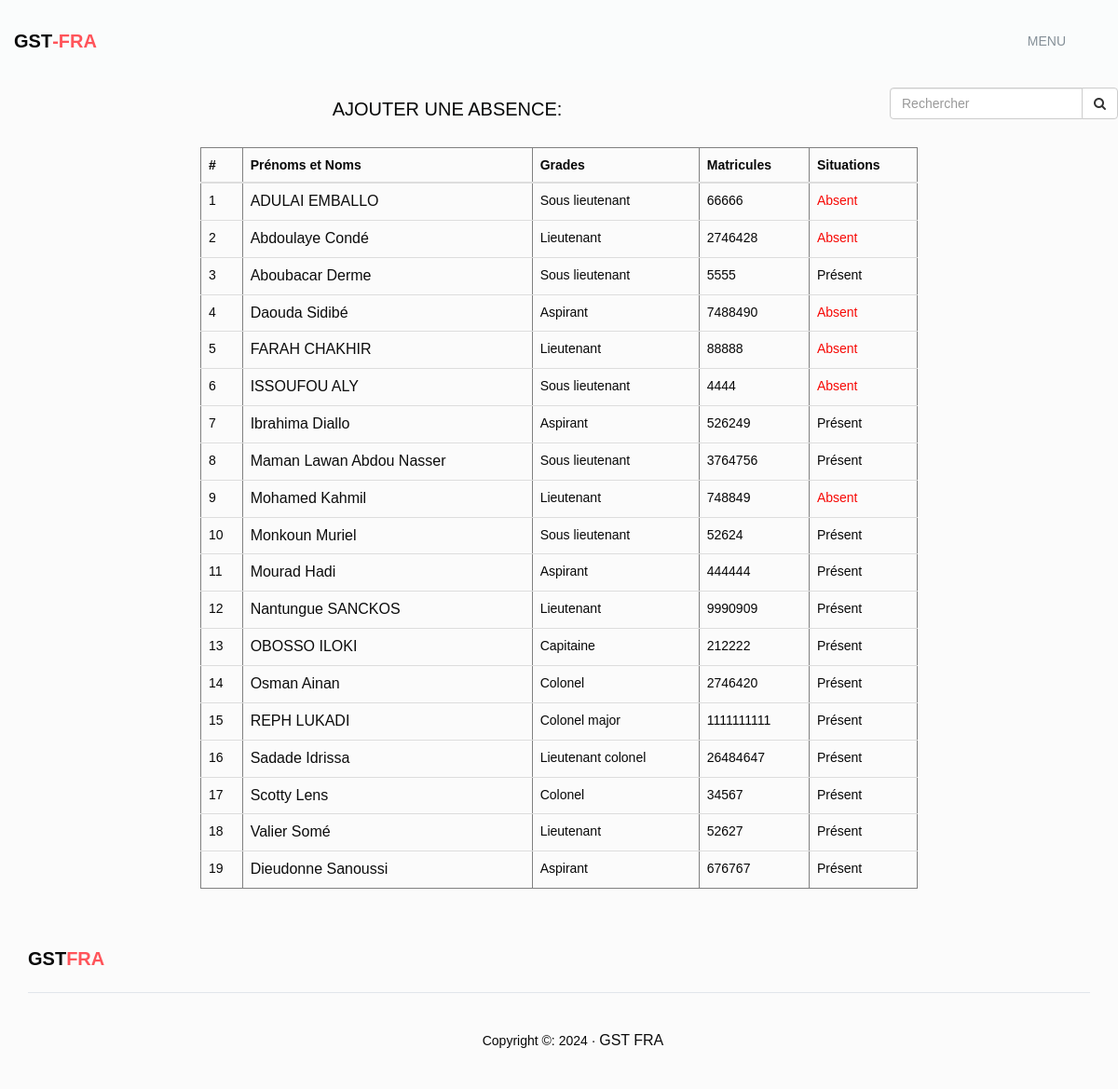
Screenshot of /ajouter_absence/ (signed in) with the database file from the repository.
### interfaces/autre_models.py (models this page shows, shortened)
class MembrePersonnel(models.Model):
    SEXE_CHOICES = (
        ('M', 'Masculin'),
        ('F', 'Féminin'),
    )
    GRADE_CHOICES = (
        ('Soldat deuxieme classe','Soldat deuxième classe'),
        ('Soldat première classe','Soldat prémière classe'),
        ('Caporal','Caporal'),
        ('Caporal chef','Caporal chef'),
        ('Sergent', 'Sergent'),
        ('Sergent chef','Sergent Chef'),
        ('Adjudant','Adjudant'),
        ('Adjudant chef','Adjudant chef'),
        ('Aspirant','Aspirant'),
        ('Sous lieutenant','Sous lieutenant'),
        ('Lieutenant','Lieutenant'),
        ('Capitaine','Capitaine'),
        ('Commandant','Commandant'),
        ('Lieutenant colonel','Lieutenant colonel'),
        ('Colonel','Colonel'),
        ('Colonel major','Colonel major'),
        ('Géneral de brigade aerienne','Géneral de brigade aerienne'),
        ('Géneral de division','Géneral de division'),
        ("Géneral de corps d'armée", "Géneral de corps d'armée"),
        ("Géneral d'armée","Géneral d'armée")
    )
    SERVICE_CHOICES = (
        ('SGMA1','SGMA1'),
        ('SGMA2','SGMA2'),
        ('SGMA3','SGMA3'),
        ('SGAS','SGAS'),
        ('SGMMR','SGMMR'),
        ('SGRT','SGRT'),
        ('BCT','BCT'),
        ('BST','BST'),
        ('BPI','BPI'),
        ('BTD','BTD'),
        ('Secretariat','Secretariat'),
        ('Comptabilité','Comptabilité'),
        ('Fourier','Fourier'),
    )
    STATUT_CHOICES=(
        ('Présent','Présent'),
        ('Absent','Absent')
    )
    nom = models.CharField(max_length=100, verbose_name="Nom")
    prenom = models.CharField(max_length=100, verbose_name="Prénom")
    naissance = models.DateField(verbose_name="Date de naissance")
    sexe = models.CharField(max_length=1, choices=SEXE_CHOICES, verbose_name="Sexe")
    matricule = models.CharField(primary_key=True, max_length=50, verbose_name="Matricule")
    grade = models.CharField(max_length=30, choices=GRADE_CHOICES, verbose_name="Grade")
    service = models.CharField(max_length=20, choices=SERVICE_CHOICES, verbose_name="Service")
    numero = models.IntegerField(verbose_name="Numéro de téléphone")
    email = models.EmailField(verbose_name="Email")
    photo = models.ImageField(upload_to='photos/', verbose_name="Photo")
    statut=models.CharField(max_length=30, default='Présent', choices=STATUT_CHOICES, verbose_name="Statut")

### interfaces/views.py (the view)
# urls.py: path('ajouter_absence/', views.ajouter_absence, name='ajouter_absence'),
@login_required
def ajouter_absence(request):
    personnels = MembrePersonnel.objects.all().order_by('prenom')
    context = {'personnels': personnels}
    return render(request, 'pages/ajouter_absence.html', context)

### interfaces/templates/pages/ajouter_absence.html (shortened to what this page needs)
{% extends "bases/index.html" %}
{% block content %}
{% include "bases/rechercher.html" %}
<h1>Ajouter une absence: </h1>
<div class="container" style="width: 800px; margin-top: 30px;">
    <table class="table table-dark table-hover" border="1">
        <thead>
            <tr>
                <th scope="col">#</th>
                <th scope="col" class='color'>Prénoms et Noms</th>
                <th scope="col" class='color'>Grades</th>
                <th scope="col" class='color'>Matricules</th>
                <th scope="col" class='color'>Situations</th>
            </tr>
        </thead>
        <tbody>
            {% for personnel in personnels %}
            <tr>
                <td class='color'>{{ forloop.counter }}</td>
                <td><a href="{% url 'interfaces:une_absence' personnel.matricule %}" class="lien-membre_personnel" data-nom="{{ personnel.nom }}" data-prenom="{{ personnel.prenom }}" data-id="{{ personnel.matricule }}">{{personnel.prenom}}  {{ personnel.nom }}</a></td>
                <td class='color'>{{ personnel.grade }}</td>
                <td class='color'>{{ personnel.matricule }}</td>
                <td class="{% if personnel.statut == 'Absent' %}text-danger{% else %}text-black{% endif %}">
                    {{ personnel.statut }}
               </td>
            </tr>
            {% endfor %}
        </tbody>
    </table>
</div>
{% endblock content %}

### static/assets/css/bootsnav.css (style rules this page uses)
body { -webkit-transition: all 0.3s ease-in-out; -moz-transition: all 0.3s ease-in-out; -o-transition: all 0.3s ease-in-out; -ms-transition: all 0.3s ease-in-out; transition: all 0.3s ease-in-out; }

### static/assets/css/style.css (style rules this page uses)
* { padding: 0; margin: 0; }
* { -webkit-box-sizing:border-box; -moz-box-sizing:border-box; -o-box-sizing:border-box; -ms-box-sizing:border-box; box-sizing:border-box; }
body { font-family: sans-serif; font-size:14px; color:#070707; text-transform:initial; max-width:1920px; margin:0 auto; overflow-x:hidden; background-color: #fbfbfb; }
a,a:hover,a:active,a:focus { display:inline-block; text-decoration:none; color: #0c0c0c; font-size:16px; padding:0; font-weight: 500; text-transform: capitalize; }
h1,h2,h3,h4,h5,h6 { margin: 0; color:#080909; font-size: 20px; font-weight: 500; text-transform: uppercase; text-align: center; margin: 20px; }
html,body { height: 100%; }

### rows the page displays
MembrePersonnel: prenom "ADULAI", nom "EMBALLO", grade "Sous lieutenant", matricule "66666", statut "Absent"
MembrePersonnel: prenom "Abdoulaye", nom "Condé", grade "Lieutenant", matricule "2746428", statut "Absent"
MembrePersonnel: prenom "Aboubacar", nom "Derme", grade "Sous lieutenant", matricule "5555", statut "Présent"
MembrePersonnel: prenom "Daouda", nom "Sidibé", grade "Aspirant", matricule "7488490", statut "Absent"
MembrePersonnel: prenom "FARAH", nom "CHAKHIR", grade "Lieutenant", matricule "88888", statut "Absent"
MembrePersonnel: prenom "ISSOUFOU", nom "ALY", grade "Sous lieutenant", matricule "4444", statut "Absent"
MembrePersonnel: prenom "Ibrahima", nom "Diallo", grade "Aspirant", matricule "526249", statut "Présent"
MembrePersonnel: prenom "Maman Lawan", nom "Abdou Nasser", grade "Sous lieutenant", matricule "3764756", statut "Présent"
MembrePersonnel: prenom "Mohamed", nom "Kahmil", grade "Lieutenant", matricule "748849", statut "Absent"
MembrePersonnel: prenom "Monkoun", nom "Muriel", grade "Sous lieutenant", matricule "52624", statut "Présent"
MembrePersonnel: prenom "Mourad", nom "Hadi", grade "Aspirant", matricule "444444", statut "Présent"
MembrePersonnel: prenom "Nantungue", nom "SANCKOS", grade "Lieutenant", matricule "9990909", statut "Présent"
MembrePersonnel: prenom "OBOSSO", nom "ILOKI", grade "Capitaine", matricule "212222", statut "Présent"
MembrePersonnel: prenom "Osman", nom "Ainan", grade "Colonel", matricule "2746420", statut "Présent"
MembrePersonnel: prenom "REPH", nom "LUKADI", grade "Colonel major", matricule "1111111111", statut "Présent"
MembrePersonnel: prenom "Sadade", nom "Idrissa", grade "Lieutenant colonel", matricule "26484647", statut "Présent"
MembrePersonnel: prenom "Scotty", nom "Lens", grade "Colonel", matricule "34567", statut "Présent"
MembrePersonnel: prenom "Valier", nom "Somé", grade "Lieutenant", matricule "52627", statut "Présent"
MembrePersonnel: prenom "Dieudonne", nom "Sanoussi", grade "Aspirant", matricule "676767", statut "Présent"
